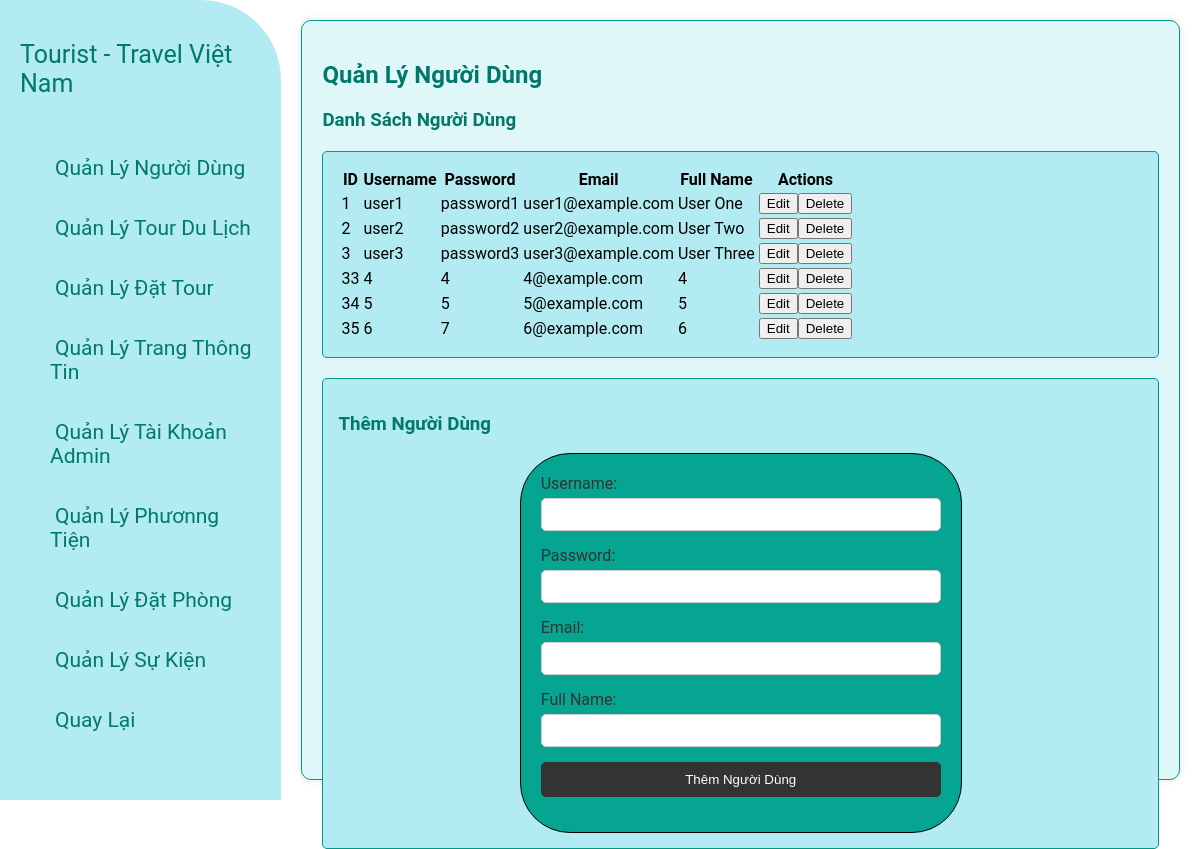
Screenshot of /user.php with the database file from the repository.
### tables this page shows
CREATE TABLE `users` (
  `user_id` int(11) NOT NULL,
  `username` varchar(50) NOT NULL,
  `password` varchar(255) NOT NULL,
  `email` varchar(100) NOT NULL,
  `full_name` varchar(100) NOT NULL
);

### detail/show_user.php (the view, shortened to what this page needs)
<?php
include('db_connection.php');
$sql = "SELECT * FROM Users";
$result = mysqli_query($conn, $sql);
if (mysqli_num_rows($result) > 0) {
    echo "<table>";
    echo "<tr><th>ID</th><th>Username</th><th>Password</th><th>Email</th><th>Full Name</th><th>Actions</th></tr>";
    while ($row = mysqli_fetch_assoc($result)) {
        echo "<tr>";
        echo "<td>" . $row["user_id"] . "</td>";
        echo "<td>" . $row["username"] . "</td>";
        echo "<td>" . $row["password"] . "</td>";
        echo "<td>" . $row["email"] . "</td>";
        echo "<td>" . $row["full_name"] . "</td>";
        echo "<td>";
        echo "<form method='post' action='" . $_SERVER["PHP_SELF"] . "'>";
        echo "<button type='submit' name='edit_user' value='" . $row["user_id"] . "'>Edit</button>";
        echo "<button type='submit' name='delete_user' value='" . $row["user_id"] . "'>Delete</button>";
        echo "</form>";
        echo "</td>";
        echo "</tr>";
    }
    echo "</table>";
} else {
    echo "Không có người dùng nào.";
}

### style/aside.css (style rules this page uses)
body { display: flex; font-family: 'Roboto'; width: 100%; height: 100vh; margin: 0; }
form { grid-template-columns: 1fr 1fr; gap: 15px; max-width: 400px; margin: 0 auto; }

### rows the page displays
users: user_id "1", username "user1", password "password1", email "user1@example.com", full_name "User One"
users: user_id "2", username "user2", password "password2", email "user2@example.com", full_name "User Two"
users: user_id "3", username "user3", password "password3", email "user3@example.com", full_name "User Three"
users: user_id "33", username "4", password "4", email "4@example.com", full_name "4"
users: user_id "34", username "5", password "5", email "5@example.com", full_name "5"
users: user_id "35", username "6", password "7", email "6@example.com", full_name "6"
